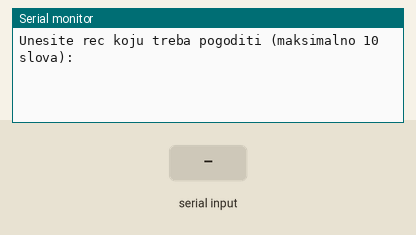
This sketch was run on a simulated Arduino Uno, built with avr-gcc and run on an emulated ATmega328P. Parts: the last lines printed to the serial monitor. The inputs (shaded band) are chosen by the test bench.

Above: at 1.2 s.
1.3 s: "1" received over Serial
At 2.6 s:
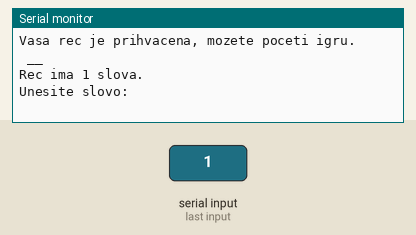
2.9 s: "0" received over Serial
At 4.0 s:
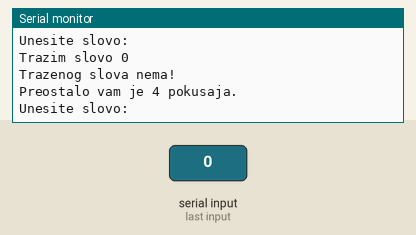
4.4 s: "1" received over Serial
At 5.0 s:
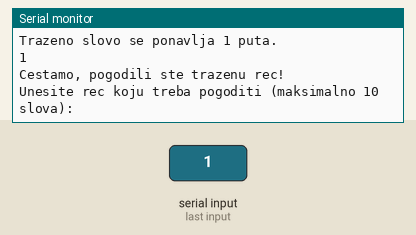

The sketch:

z10.ino
```cpp
char rec[10];
char slovo;
char kopija[10];
int duzina, kraj = 0, zivoti = 5;
void setup() {
  Serial.begin(9600);
}

void loop() {
  pocetak();
  while (kraj == 0) {
    unos();
    pretraga();
    provera();
  }
}

void pocetak() {
  do {
    Serial.println("Unesite rec koju treba pogoditi (maksimalno 10 slova): ");
    while (!Serial.available());
    delay(150);
    duzina = Serial.available();
    Serial.readBytes(rec, duzina);
    rec[duzina] = 0;
    if (duzina > 10) {
      Serial.println("Rec preduga, pokusaj ponovo!");
    }
  } while (duzina > 10);
  Serial.println("Vasa rec je prihvacena, mozete poceti igru.");
  for (int i = 0; i < duzina; i++) {
    kopija[i] = '_';
  }
  for (int i = 0; i < duzina; i++) {
    Serial.print(" __ ");
  }
  Serial.println();
  Serial.print("Rec ima ");
  Serial.print(duzina);
  Serial.println(" slova.");

}

void unos() {
  Serial.println("Unesite slovo:");
  while (!Serial.available());
  delay(50);
  slovo = Serial.read();
  Serial.print("Trazim slovo ");
  Serial.println(slovo);
}

void pretraga() {
  int pog = 0;
  for (int i; i < duzina; i++) {
    if (rec[i] == slovo) {
      pog++;
      kopija[i] = slovo;
    }
  }
  if (pog == 0) {
    zivoti--;
    Serial.println("Trazenog slova nema!");
    Serial.print("Preostalo vam je ");
    Serial.print(zivoti);
    Serial.println(" pokusaja.");
  }
  else {
    Serial.print("Trazeno slovo se ponavlja ");
    Serial.print(pog);
    Serial.println(" puta.");
    for (int i = 0; i < duzina; i++) {
      Serial.print(kopija[i]);
      Serial.print(" ");
    }
    Serial.println();
  }
}

void provera() {
  int pog = 0;
  if (zivoti == 0) {
    Serial.println("GAME OVER!");
    Serial.print("Trazena rec je bila: ");
    Serial.println(rec);
    Serial.println("");
    Serial.println("");
    kraj = 1;
  }
  for (int i = 0; i < duzina; i++) {
    if (kopija[i] == rec[i]) {
      pog++;
    }
  }
  if (pog == duzina) {
    Serial.println("Cestamo, pogodili ste trazenu rec!");
    kraj = 1;
    Serial.println("");
    Serial.println("");
    Serial.println("");

  }
}
```

Measured:
- after the input at 1.3 s, the serial monitor: prints a new line after 0.15 s (image 1)
- after the input at 2.9 s, the serial monitor: prints a new line after 0.05 s (image 2)
- after the input at 4.4 s, the serial monitor: prints a new line after 0.05 s (image 3)
